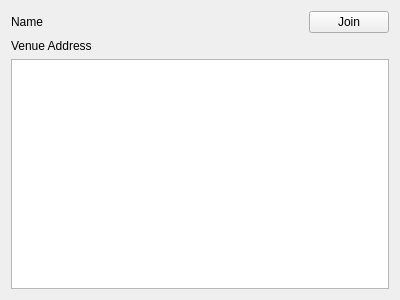
<?xml version="1.0" encoding="UTF-8"?>
<ui version="4.0">
 <class>EventTableWidget</class>
 <widget class="QWidget" name="EventTableWidget">
  <property name="geometry">
   <rect>
    <x>0</x>
    <y>0</y>
    <width>400</width>
    <height>300</height>
   </rect>
  </property>
  <property name="windowTitle">
   <string>Form</string>
  </property>
  <layout class="QVBoxLayout" name="verticalLayout">
   <item>
    <layout class="QHBoxLayout" name="horizontalLayout">
     <item>
      <widget class="QLabel" name="eventName">
       <property name="text">
        <string>Name</string>
       </property>
      </widget>
     </item>
     <item>
      <spacer name="horizontalSpacer">
       <property name="orientation">
        <enum>Qt::Horizontal</enum>
       </property>
       <property name="sizeHint" stdset="0">
        <size>
         <width>40</width>
         <height>20</height>
        </size>
       </property>
      </spacer>
     </item>
     <item>
      <widget class="QPushButton" name="joinButton">
       <property name="text">
        <string>Join</string>
       </property>
      </widget>
     </item>
    </layout>
   </item>
   <item>
    <widget class="QLabel" name="venueAddress">
     <property name="text">
      <string>Venue Address</string>
     </property>
    </widget>
   </item>
   <item>
    <widget class="QTextBrowser" name="description">
     <property name="sizePolicy">
      <sizepolicy hsizetype="MinimumExpanding" vsizetype="MinimumExpanding">
       <horstretch>0</horstretch>
       <verstretch>0</verstretch>
      </sizepolicy>
     </property>
     <property name="minimumSize">
      <size>
       <width>300</width>
       <height>50</height>
      </size>
     </property>
    </widget>
   </item>
  </layout>
 </widget>
 <resources/>
 <connections/>
</ui>
